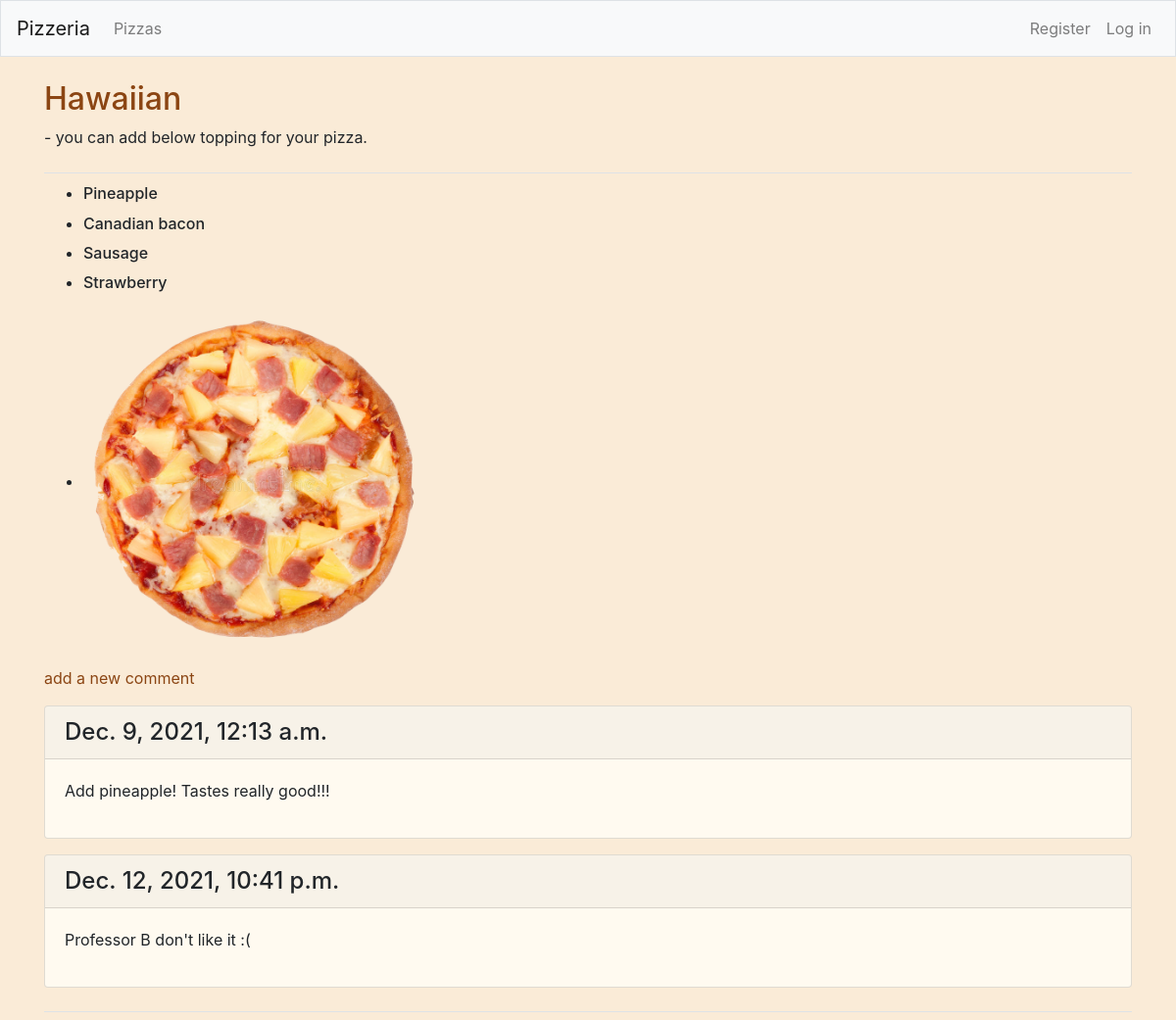
The app's page /pizza1/2/ with its own data.
### pizzas/models.py (models this page shows, shortened)
class Pizza(models.Model):
    name = models.CharField(max_length=200)
    date_added = models.DateTimeField(auto_now_add=True)
    def __str__(self):
        return self.name

class Topping(models.Model):
    pizza = models.ForeignKey(Pizza, on_delete=models.CASCADE)
    name = models.CharField(max_length=200)
    def __str__(self):
        return self.name

class Image(models.Model):
    pizza = models.ForeignKey(Pizza, on_delete=models.CASCADE)
    image = models.ImageField()

class Comment(models.Model):
    pizza = models.ForeignKey(Pizza, on_delete=models.CASCADE)
    text = models.TextField()
    date_added = models.DateTimeField(auto_now_add=True)
    class Meta:
        verbose_name_plural = 'Comments'

### pizzas/views.py (the view)
# urls.py: path('pizza1/<int:pizza2_id>/', views.pizza2, name='pizza2'),
def pizza2(request, pizza2_id):
    pizza2 = Pizza.objects.get(id=pizza2_id)
    toppings = pizza2.topping_set.all()
    comments = pizza2.comment_set.all()
    image  = Image.objects.get(pizza=pizza2)
    print(image)
    context = {'pizza2':pizza2, 'toppings':toppings, 'comments':comments, 'image':image}
    return render(request, 'pizzas/pizza2.html', context)

### pizzas/templates/pizzas/pizza2.html
{% extends "pizzas/base.html" %}
{% load static %}
{% block page_header %}
<h3 style="font-size:xx-large; color: saddlebrown;">{{ pizza2 }}</h3>
<p style="font-size:medium;">  - you can add below topping for your pizza.</p>
{% endblock page_header %}
{% block content %}
<ul>
    {% for t in toppings %}
    <li><h3 style="font-size:medium;">
        {{ t }}
    </h3></li>
    {% empty %}
    <li><h3>No pizza's topping have been added yet.</h3></li>
    {% endfor %}
</ul>
<ul>
    <li><h3>
        <img src="{{ image.image.url }}" alt="Pizzeria" width="350" height="350">
    </h3></li>
</ul>
<p>
    <a href="{% url 'pizzas:new_comment' pizza2.id %}" style="color: saddlebrown;"> add a new comment</a>
</p>
{% for c in comments %}
<div class="card mb-3" style="background-color:floralwhite;">
    <h4 class="card-header">
        {{ c.date_added }}
    </h4>
    <div class="card-body">
        {{ c.text|linebreaks }}
    </div>
</div>
{% empty %}
<li> There are no comment for this pizza yet.</li>
{% endfor %}
{% endblock content %}

### records on screen
Pizza: name "Hawaiian"
Topping: name "Pineapple"
Topping: name "Canadian bacon"
Topping: name "Sausage"
Topping: name "Strawberry"
Image: image (picture)
Comment: date_added "Dec. 9, 2021, 12:13 a.m.", text "Add pineapple! Tastes really good!!!"
Comment: date_added "Dec. 12, 2021, 10:41 p.m.", text "Professor B don't like it :("
